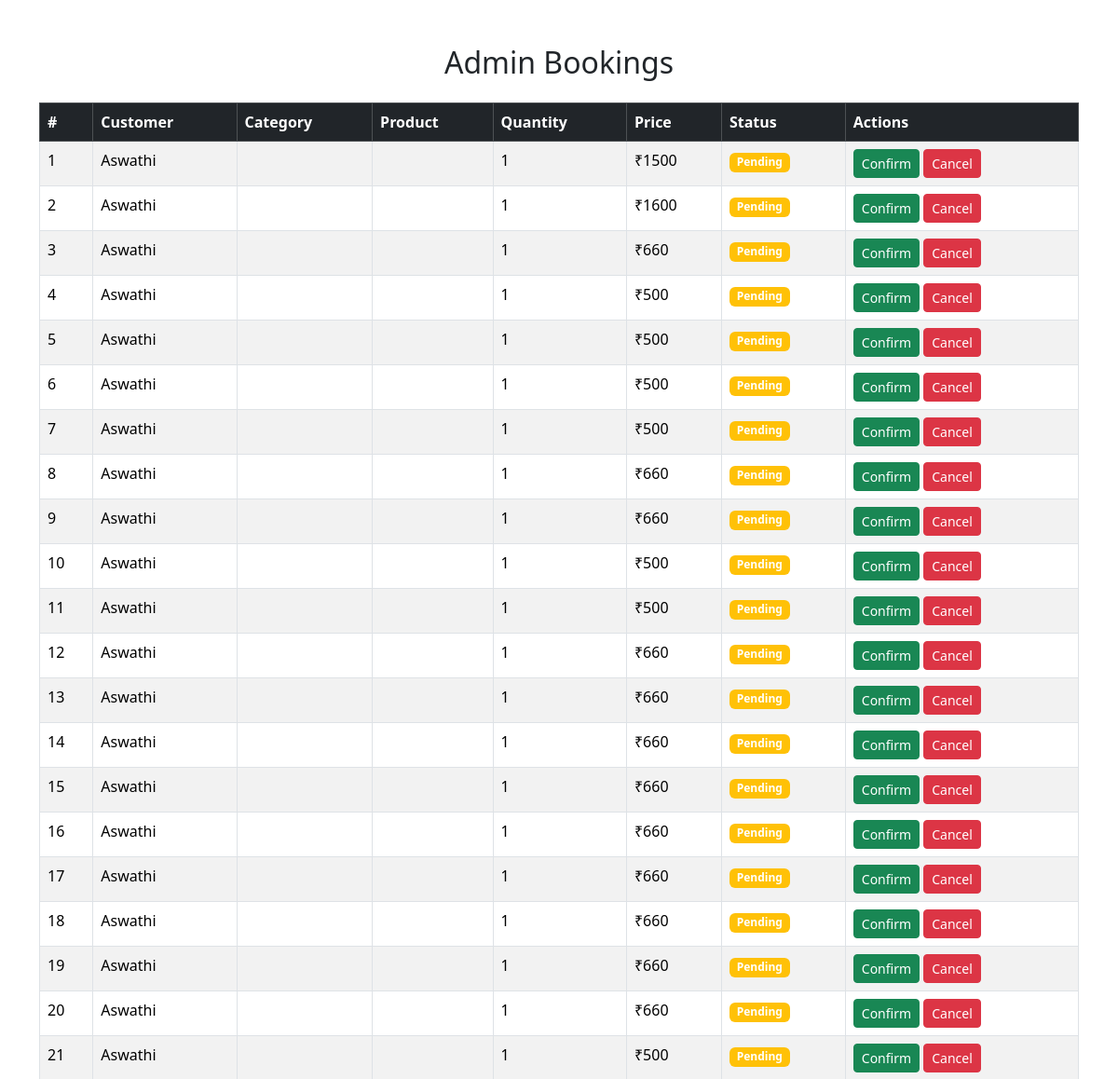
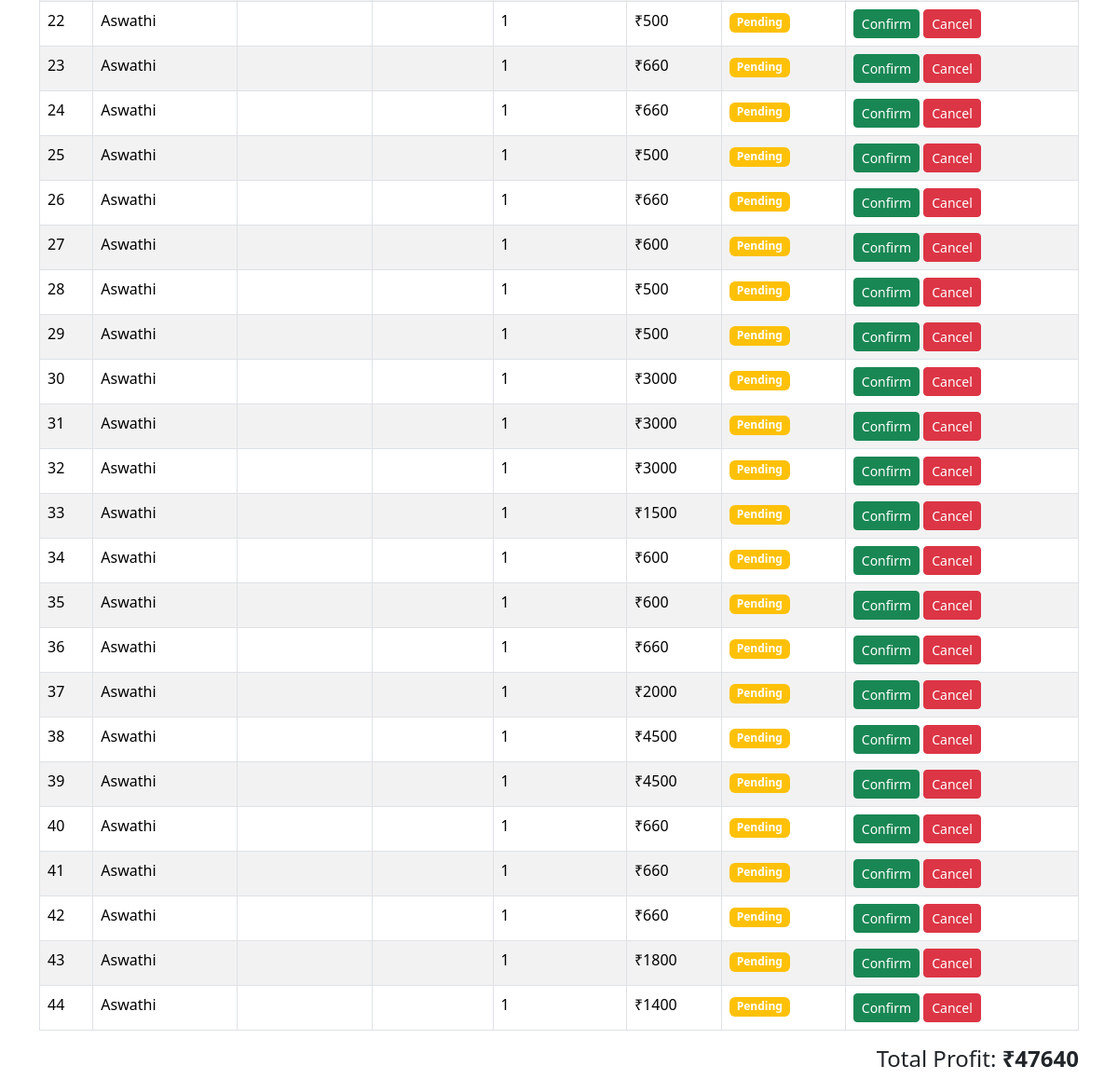
/admin_bookings, run on an earlier commit of the app's database (2 pictures, top to bottom).
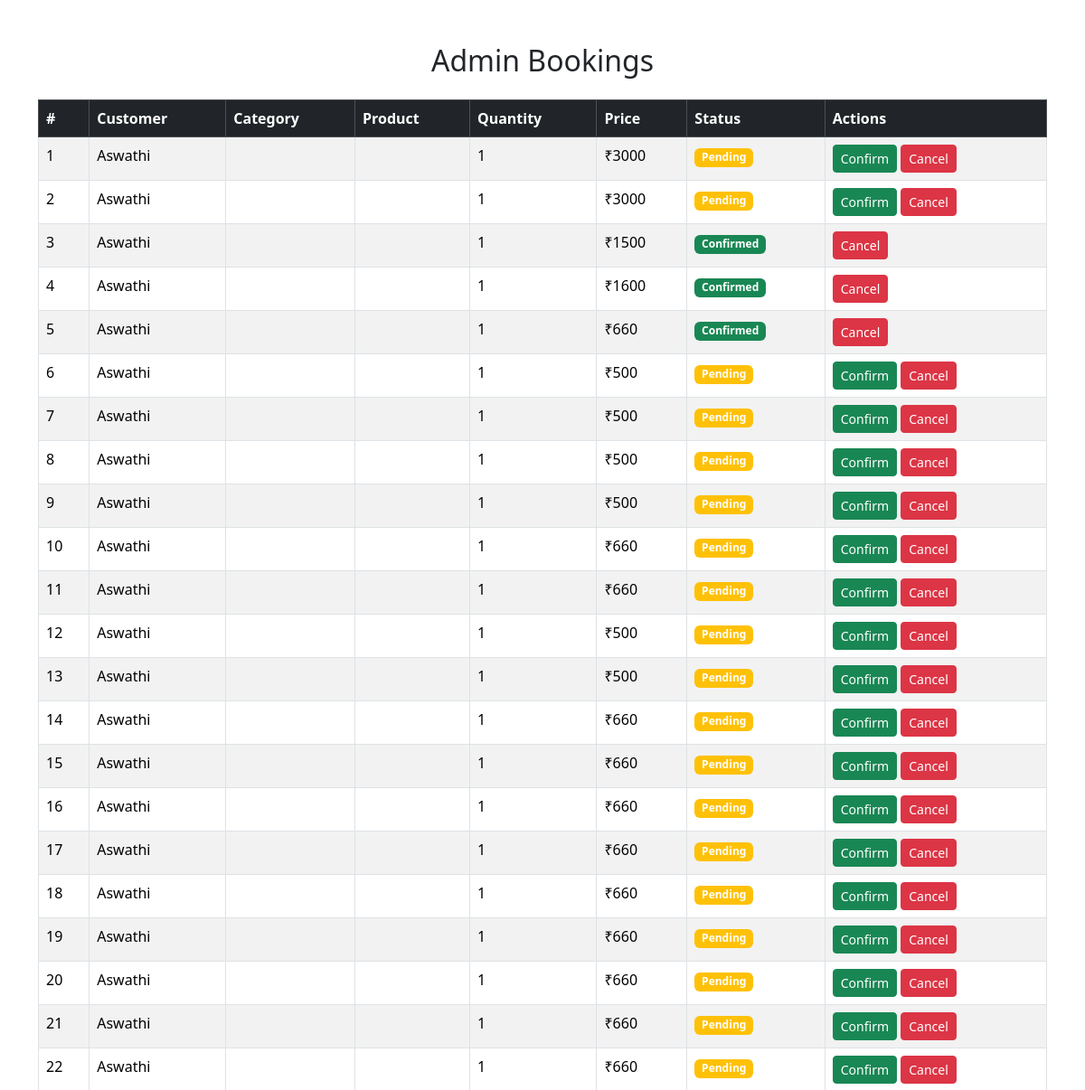
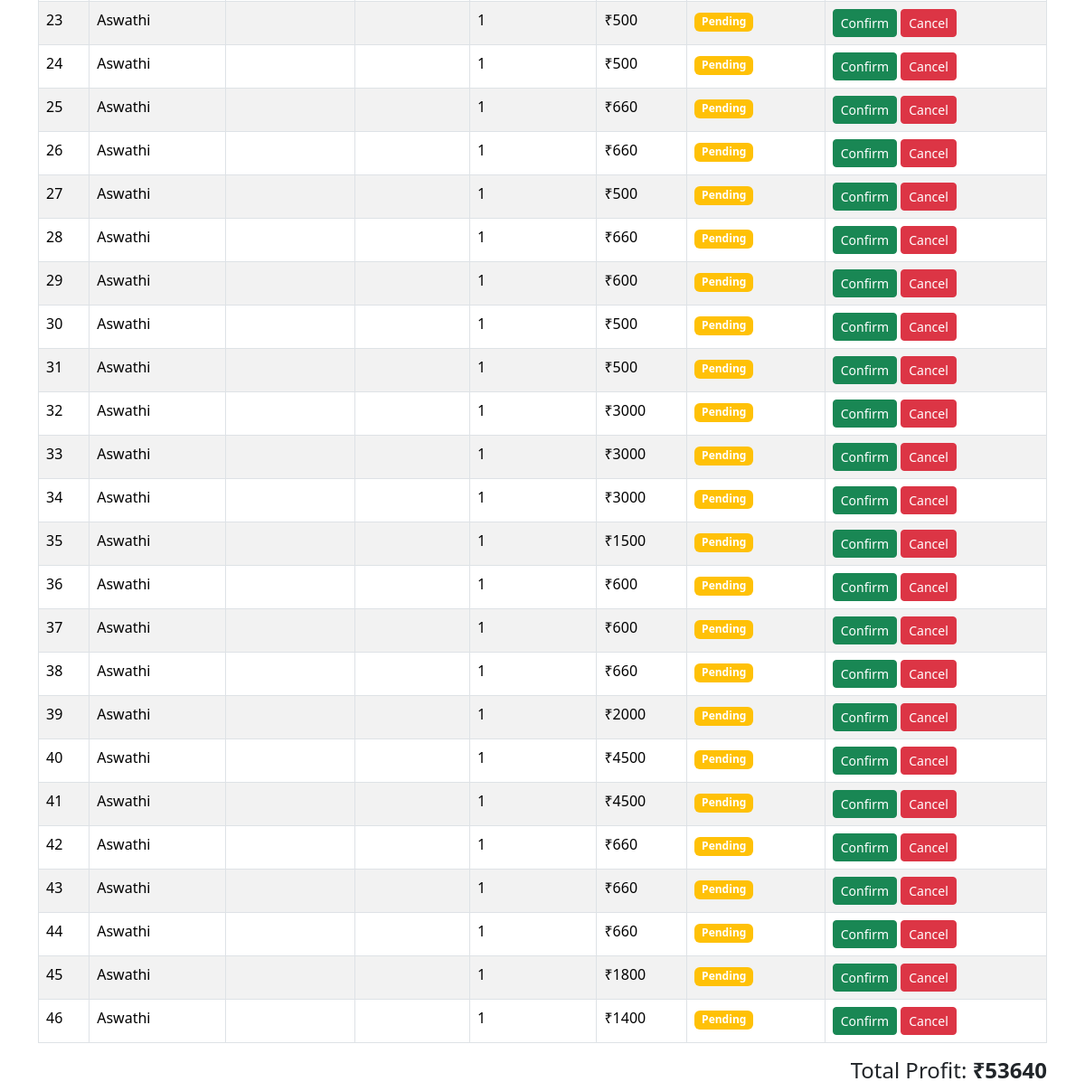
And on a later commit of the database (2 pictures, top to bottom).
### app/models.py (models this page shows, shortened)
class Buy(models.Model):
    user=models.ForeignKey(User,on_delete=models.CASCADE)
    cake=models.ForeignKey(Cake,on_delete=models.CASCADE)
    price=models.IntegerField()
    quantity = models.PositiveIntegerField(default=1)
    date=models.DateField(auto_now_add=True)
    address = models.ForeignKey(Address, on_delete=models.CASCADE)
    is_confirmed = models.BooleanField(default=False)
    order=models.ForeignKey(Order,on_delete=models.CASCADE,null=True)

### app/views.py (the view)
# urls.py: path('admin_bookings',views.admin_bookings),
def admin_bookings(req):
    user = User.objects.all()
    data = Buy.objects.select_related('address', 'cake', 'user', 'cake__category').all()[::-1]
    category = Category.objects.all()
    total_profit = sum(item.price * item.quantity for item in data)
    return render(req, 'shop/admin_bookings.html', {
        'user': user,
        'data': data,
        'category': category,
        'total_profit': total_profit
    })

### templates/shop/admin_bookings.html (shortened to what this page needs)
<!DOCTYPE html>
<html lang="en">
<head>
    <link rel="stylesheet" href="https://cdn.jsdelivr.net/npm/bootstrap@5.3.3/dist/css/bootstrap.min.css">
</head>
<body>
    <div class="container mt-5">
        <h2 class="text-center mb-4">Admin Bookings</h2>
        <table class="table table-bordered table-striped">
            <thead class="table-dark">
                <tr>
                    <th>#</th>
                    <th>Customer</th>
                    <th>Category</th>
                    <th>Product</th>
                    <th>Quantity</th>
                    <th>Price</th>
                    <th>Status</th>
                    <th>Actions</th>
                </tr>
            </thead>
            <tbody>
                {% for order in data %}
                <tr>
                    <td>{{ forloop.counter }}</td>
                    <td>{{ order.user.first_name }} {{ order.user.last_name }}</td>
                    <td>{{ order.category.name }}</td>
                    <td>{{ order.category.product.name }}</td>
                    <td>{{ order.quantity }}</td>
                    <td> ₹{{ order.price }}</td>
                    <td>
                        {% if order.is_confirmed %}
                            <span class="badge bg-success">Confirmed</span>
                        {% else %}
                            <span class="badge bg-warning">Pending</span>
                        {% endif %}
                    </td>
                    <td>
                        {% if not order.is_confirmed %}
                            <a href="{% url 'confirm_order' order.id %}" class="btn btn-sm btn-success">Confirm</a>
                        {% endif %}
                        <a href="{% url 'cancel_order' order.id %}" class="btn btn-sm btn-danger">Cancel</a>
                    </td>
                </tr>
                {% endfor %}
            </tbody>
        </table>
        <h4 class="text-end">Total Profit: <strong> ₹{{ total_profit }}</strong></h4>
    </div>
</body>
</html>

What changed in the data, as far as the page shows it:
added Buy: user.first_name "Aswathi", quantity "1", price "3000", is_confirmed "Pending"
added Buy: user.first_name "Aswathi", quantity "1", price "3000", is_confirmed "Pending"
changed Buy (number 3 of 46 on the later page): is_confirmed "Pending Confirm" → "Confirmed"
changed Buy (number 4 of 46 on the later page): is_confirmed "Pending Confirm" → "Confirmed"
changed Buy (number 5 of 46 on the later page): is_confirmed "Pending Confirm" → "Confirmed"
Also different on the page:
{{ total_profit }}: "47640" → "53640"
